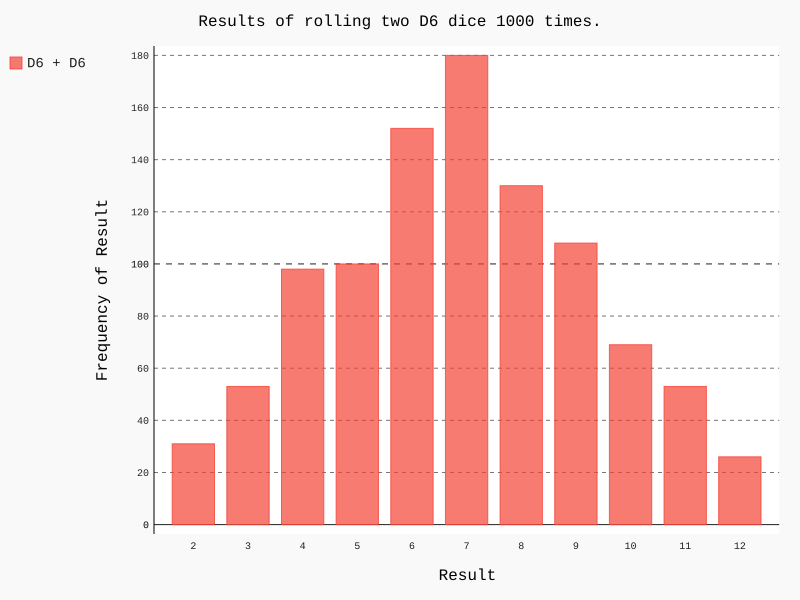

This figure's Python source:
import pygal
from die import Die

# Create two D6 dice.
die_1 = Die()
die_2 = Die()

# Make some rolls, and store results in a list
results = [die_1.roll() + die_2.roll() for x in range(1000)]

# Analyze the results.
max_result = die_1.num_sides + die_2.num_sides
frequencies = [results.count(value) for value in range(2, max_result+1)]

# Visualize the results.
hist = pygal.Bar()

hist.title = "Results of rolling two D6 dice 1000 times."
hist.x_labels = [str(x) for x in range(2, max_result+1)]
hist.x_title = "Result"
hist.y_title = "Frequency of Result"

hist.add('D6 + D6', frequencies)
hist.render_to_file('die_visual.svg')
